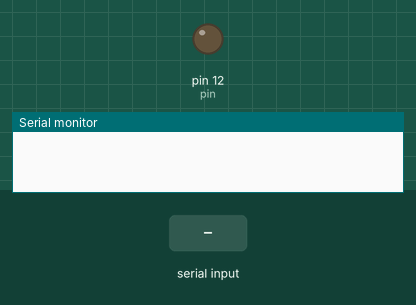
A sketch run on a simulated Arduino Uno, built with avr-gcc and run on an emulated ATmega328P. Parts: output pins drawn as LEDs (lit = HIGH), the last lines printed to the serial monitor. Inputs (shaded band) come from the test bench.

Above: at 1.2 s.
1.3 s: "on" received over Serial
At 3.2 s:
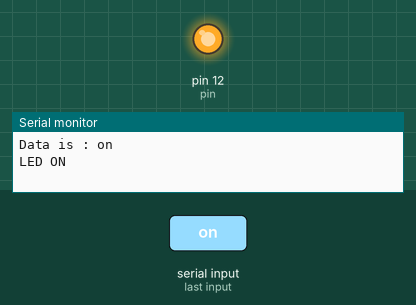
3.8 s: "off" received over Serial
At 5.2 s:
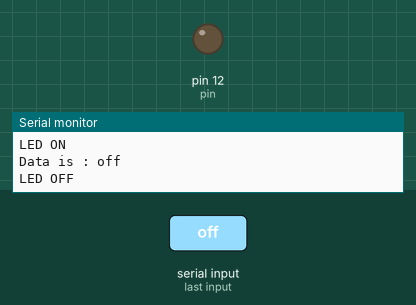
Timing chart, 0 to 6.8 s (numbered marks = the images above; inputs shaded):
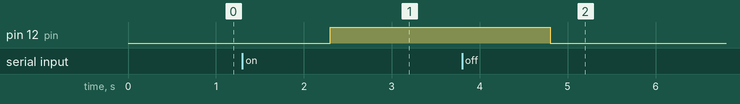

The sketch:

serial_port_com.ino
```cpp
String data;
int pin = 12;
void setup() {
  // put your setup code here, to run once:
  pinMode(pin, OUTPUT);
  Serial.begin(9600);
}

void loop() {
  // put your main code here, to run repeatedly:
  if (Serial.available())
  {
    data = Serial.readString();
    data.trim();
    Serial.println("Data is : " + data);
    if (data == "on")
    {
      digitalWrite(pin, HIGH);
      Serial.println("LED ON");
    }
    if (data == "off")
    {
      digitalWrite(pin, LOW);
      Serial.println("LED OFF");
    }
    if ((data != "on") && (data != "off"))
    {
      digitalWrite(pin, LOW);
      Serial.println("UnKnown Command");
    }
  }
}
```

Measured:
- after the input at 1.3 s, pin 12 (pin): LOW → HIGH after 1.0 s
- after the input at 3.8 s, pin 12 (pin): HIGH → LOW after 1.0 s
